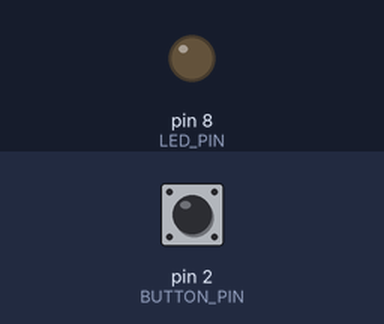
Recording of a sketch running on a simulated Arduino Uno, built with avr-gcc and run on an emulated ATmega328P. Parts: output pins drawn as LEDs (lit = HIGH). The inputs (shaded band) are chosen by the test bench; at power-on: pin 2 (BUTTON_PIN) HIGH.

Above: at 1.2 s.
1.3 s: pin 2 (BUTTON_PIN) pulled LOW for 0.15 s
At 2.3 s:
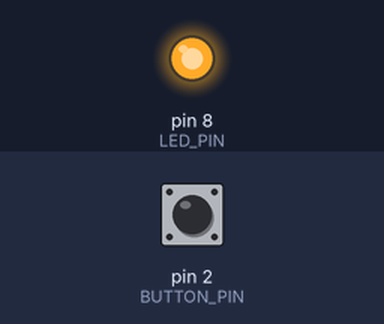
2.9 s: pin 2 (BUTTON_PIN) pulled LOW for 1 s
At 3.5 s:
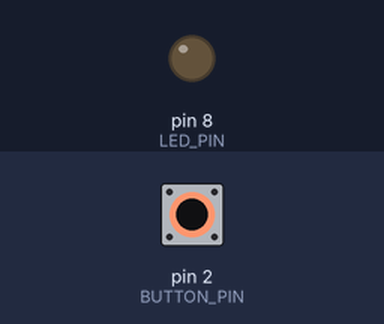
5.4 s: pin 2 (BUTTON_PIN) pulled LOW for 3.2 s
At 6.6 s:
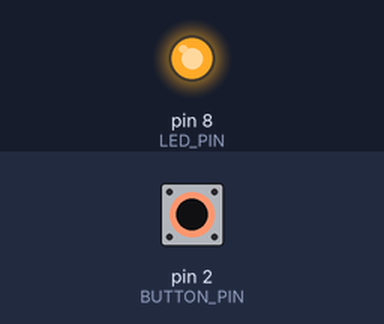
Timing chart, 0 to 8.4 s (numbered marks = the images above; inputs shaded):
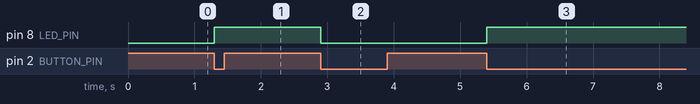

The sketch:

interupts.ino
```cpp
#define LED_PIN 8
#define BUTTON_PIN 2

int LEDState = LOW;
volatile bool buttonReleases = false;

void setup() {
  // put your setup code here, to run once:
  pinMode(LED_PIN, OUTPUT);
  pinMode(BUTTON_PIN, INPUT);
  //whereever we are in the program, when the button is released the
  //buttonReleasedInterupt function is called
  attachInterrupt(digitalPinToInterrupt(BUTTON_PIN),
                  buttonReleasedInterupt,
                  FALLING);

}

void loop() {
  // put your main code here, to run repeatedly:

  if(buttonReleases){
    buttonReleases = false;
    toggleLED();
  }

}

//what happend when falling from high to low interupt
//AKA falling
//interrupt functions must have void and no params
void buttonReleasedInterupt(){
  buttonReleases = true;
}

void toggleLED(){
  if(LEDState==LOW){
    LEDState = HIGH;
  }
  else{
    LEDState = LOW;
  }
  digitalWrite(LED_PIN, LEDState);
}
```

Measured:
- after the input at 1.3 s, pin 8 (LED_PIN): LOW → HIGH at once
- after the input at 2.9 s, pin 8 (LED_PIN): HIGH → LOW at once
- after the input at 5.4 s, pin 8 (LED_PIN): LOW → HIGH at once
